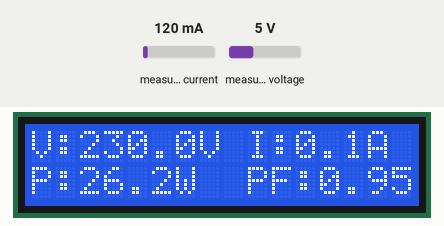
Bench run of a sketch on a simulated ESP8266 (NodeMCU). On the bench: 16×2 character LCD. Inputs (shaded band) come from the test bench; at power-on: measured current 120 mA, measured voltage 5 V. WiFi joins after 1.5 s; servers stay silent unless stated; uploads are accepted with an empty reply; what the sketch prints to the serial monitor is not drawn.

Above: at 4.7 s.
At 12.0 s:
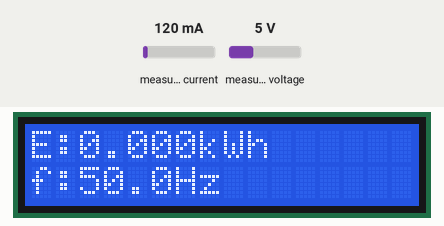
12.1 s: measured current set to 40 mA
At 17.7 s:
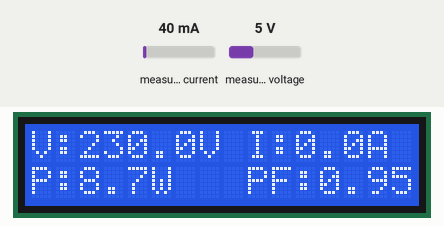
Timing chart, 0 to 19.2 s (numbered marks = the images above; inputs shaded):
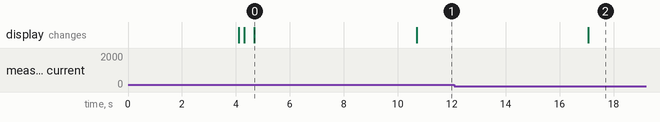

The sketch:

pzem04_sensor_with_esp8266.ino
```cpp
#include <PZEM004Tv30.h>
#include <SoftwareSerial.h>
#include <Wire.h>
#include <LiquidCrystal_I2C.h>

#include <Arduino.h>
#include <ESP8266WiFi.h>
#include "HTTPSRedirect.h"

#define PZEM_RX_PIN D4
#define PZEM_TX_PIN D5

SoftwareSerial pzemSWSerial(PZEM_RX_PIN, PZEM_TX_PIN);
PZEM004Tv30 pzem(pzemSWSerial);


// LCD setup
LiquidCrystal_I2C lcd(0x27, 16, 2);


// Enter network credentials:
const char* ssid     = "Xiaomi13T";
const char* password = "12345678";

// Enter Google Script Deployment ID:
const char *GScriptId = "AKfycbylFqq8uddEQq1i7tpOkd4KV2NwidQvJhTj1YsganWZj5MIBgMlxnsPXoSoegNpUrqq";

// Enter command (insert_row or append_row) and your Google Sheets sheet name (default is Sheet1):
String payload_base =  "{\"command\": \"insert_row\", \"sheet_name\": \"Sheet1\", \"values\": ";
String payload = "";

// Google Sheets setup (do not edit)
const char* host = "script.google.com";
const int httpsPort = 443;

String url = String("/macros/s/") + GScriptId + "/exec";
HTTPSRedirect* client = nullptr;


void setup() {
  Serial.begin(115200);
  Serial.println('\n');
  Serial.println("System initialized");
 lcd.init();
  lcd.backlight();

  lcd.setCursor(0, 0);
  lcd.print("PZEM Energy");
  lcd.setCursor(0, 1);
  lcd.print("Meter");
  delay(2000);

  WiFi.begin(ssid, password);
  Serial.print("Connecting to ");
  Serial.print(ssid); Serial.println(" ...");

  while (WiFi.status() != WL_CONNECTED) {
    delay(1000);
    Serial.print(".");
  }
  Serial.println('\n');
  Serial.println("Connection established!");
  Serial.print("IP address:\t");
  Serial.println(WiFi.localIP());

  // Use HTTPSRedirect class to create a new TLS connection
  client = new HTTPSRedirect(httpsPort);
  client->setInsecure();
  client->setPrintResponseBody(true);
  client->setContentTypeHeader("application/json");

  Serial.print("Connecting to ");
  Serial.println(host);
    lcd.clear();
    lcd.setCursor(0, 0);
    lcd.print("Connecting to");
  // Try to connect for a maximum of 5 times
  bool flag = false;
  for (int i=0; i<5; i++){
    int retval = client->connect(host, httpsPort);
    if (retval == 1){
       flag = true;
       Serial.println("Connected");
         lcd.clear();
    lcd.setCursor(0, 0);
    lcd.print("Connected");
       break;
    }
    else
      Serial.println("Connection failed. Retrying...");
  }
  if (!flag){
    Serial.print("Could not connect to server: ");
    Serial.println(host);
    return;
  }
  delete client;    // delete HTTPSRedirect object
  client = nullptr; // delete HTTPSRedirect object


}


void loop() {
  float voltage = pzem.voltage();
  float current = pzem.current();
  float power = pzem.power();
  float energy = pzem.energy();
  float frequency = pzem.frequency();
  float pf = pzem.pf();

  if (isnan(voltage) || isnan(current) || isnan(power) ||
      isnan(energy) || isnan(frequency) || isnan(pf)) {

    lcd.clear();
    lcd.setCursor(0, 0);
    lcd.print("PZEM Error");
    Serial.println("Error reading PZEM");
    delay(2000);
    return;
  }
updatesheet(voltage,current, power ,energy,frequency,pf);
  // Serial Monitor Output
  Serial.print("Voltage: "); Serial.print(voltage); Serial.println(" V");
  Serial.print("Current: "); Serial.print(current); Serial.println(" A");
  Serial.print("Power: "); Serial.print(power); Serial.println(" W");
  Serial.print("Energy: "); Serial.print(energy, 3); Serial.println(" kWh");
  Serial.print("Frequency: "); Serial.print(frequency, 1); Serial.println(" Hz");
  Serial.print("PF: "); Serial.println(pf);
  Serial.println();


 // ===== Screen 1 =====
    lcd.clear();

    lcd.setCursor(0,0);
    lcd.print("V:");
    lcd.print(voltage,1);
    lcd.print("V");
    lcd.setCursor(9,0);
    lcd.print("I:");
    lcd.print(current,1);
    lcd.print("A");
    lcd.setCursor(0,1);
    lcd.print("P:");
    lcd.print(power,1);
    lcd.print("W");
    lcd.setCursor(9,1);
    lcd.print("PF:");
    lcd.print(pf,2);

    delay(6000);

    // ===== Screen 2 =====
    lcd.clear();

    lcd.setCursor(0,0);
    lcd.print("E:");
    lcd.print(energy,3);
    lcd.print("kWh");

    lcd.setCursor(0,1);
    lcd.print("f:");
    lcd.print(frequency,1);
    lcd.print("Hz");

    delay(6000);

  }


void updatesheet(float voltage,float current, float power ,float energy,float frequency,float pf)

{


  static bool flag = false;
  if (!flag){
    client = new HTTPSRedirect(httpsPort);
    client->setInsecure();
    flag = true;
    client->setPrintResponseBody(true);
    client->setContentTypeHeader("application/json");
  }
  if (client != nullptr){
    if (!client->connected()){
      client->connect(host, httpsPort);
    }
  }
  else{
    Serial.println("Error creating client object!");
  }

  // Create json object string to send to Google Sheets
  payload = payload_base + "\"" + voltage + "," + current + "," + power+ "," + energy + "," + frequency +","+pf+ "\"}";

  // Publish data to Google Sheets
  Serial.println("Publishing data...");
  Serial.println(payload);
  if(client->POST(url, host, payload)){
    // do stuff here if publish was successful
  }
  else{
    // do stuff here if publish was not successful
    Serial.println("Error while connecting");
  }

  // a delay of several seconds is required before publishing again
  //delay(5000);
  }
```

DebugMacros.h
```cpp
// Variadic macros used to print information in de-bugging mode
// from LarryD, Arduino forum

#pragma once
// un-comment this line to print the debugging statements
//#define DEBUG

#ifdef DEBUG
  #define DPRINT(...)    Serial.print(__VA_ARGS__)
  #define DPRINTLN(...)  Serial.println(__VA_ARGS__)
#else
  // define blank line
  #define DPRINT(...)
  #define DPRINTLN(...)
#endif
```

HTTPSRedirect.cpp
```cpp
// (licence header left out)
#include "HTTPSRedirect.h"
#include "DebugMacros.h"

HTTPSRedirect::HTTPSRedirect(const int p=443) : _httpsPort(p){
  Init();
}

HTTPSRedirect::~HTTPSRedirect(){
}

void HTTPSRedirect::Init(void){
  _keepAlive = true;
  _printResponseBody = false;
  _maxRedirects = 10;
  _contentTypeHeader = "application/x-www-form-urlencoded";
}

// This is the main function which is similar to the method
// print() from WifiClient or WifiClientSecure
bool HTTPSRedirect::printRedir(void){
  unsigned int httpStatus;

  // Check if connection to host is alive
  if (!connected()){
    Serial.println("Error! Not connected to host.");
    return false;
  }

  // Clear the input stream of any junk data before making the request
  while(available())
    read();

  // Create HTTP/1.1 compliant request string
  // HTTP/1.1 complaint request packet must exist

  DPRINTLN(_Request);

  // Make the actual HTTPS request using the method
  // print() from the WifiClientSecure class
  // Make sure the input stream is cleared (as above) before making the call
  print(_Request);

  // Read HTTP Response Status lines
  while (connected()) {

    httpStatus = getResponseStatus();

    // Only some HTTP response codes are checked for
    // http://www.restapitutorial.com/httpstatuscodes.html
    switch (httpStatus){
      // Success. Fetch final response body
      case 200:
      case 201:
        {
          // final header is discarded
          fetchHeader();

          #ifdef EXTRA_FNS
          printHeaderFields();
          #endif

          if (_hF.transferEncoding == "chunked")
            fetchBodyChunked();
          else
            fetchBodyUnChunked(_hF.contentLength);

          return true;
        }
        break;

      case 301:
      case 302:
        {
          // Get re-direction URL from the 'Location' field in the header
          if (getLocationURL()){
            //stop(); // may not be required

            _myResponse.redirected = true;

            // Make a new connection to the re-direction server
            if (!connect(_redirHost.c_str(), _httpsPort)) {
              Serial.println("Connection to re-directed URL failed!");
              return false;
            }

            // Recursive call to the requested URL on the server
            return printRedir();

          }
          else{
            Serial.println("Unable to retrieve redirection URL!");
            return false;

          }
        }
        break;

      default:
        Serial.print("Error with request. Response status code: ");
        Serial.println(httpStatus);
        return false;
        break;
    } // end of switch

  }  // end of while

  return false;

}

// Create a HTTP GET request packet
// GET headers must be terminated with a "\r\n\r\n"
// http://stackoverflow.com/questions/6686261/what-at-the-bare-minimum-is-required-for-an-http-request
void HTTPSRedirect::createGetRequest(const String& url, const char* host){
  _Request =  String("GET ") + url + " HTTP/1.1\r\n" +
                          "Host: " + host + "\r\n" +
                          "User-Agent: ESP8266\r\n" +
                          (_keepAlive ? "" : "Connection: close\r\n") +
                          "\r\n\r\n";

  return;
}

// Create a HTTP POST request packet
// POST headers must be terminated with a "\r\n\r\n"
// POST requests have 1 single blank like between the end of the header fields and the body payload
void HTTPSRedirect::createPostRequest(const String& url, const char* host, const String& payload){
  // Content-Length is mandatory in POST requests
  // Body content will include payload and a newline character
  unsigned int len = payload.length() + 1;

  _Request =  String("POST ") + url + " HTTP/1.1\r\n" +
                          "Host: " + host + "\r\n" +
                          "User-Agent: ESP8266\r\n" +
                          (_keepAlive ? "" : "Connection: close\r\n") +
                          "Content-Type: " + _contentTypeHeader + "\r\n" +
                          "Content-Length: " + len + "\r\n" +
                          "\r\n" +
                          payload +
                          "\r\n\r\n";

  return;
}


bool HTTPSRedirect::getLocationURL(void){

  bool flag;

  // Keep reading from the input stream till we get to
  // the location field in the header
  flag = find("Location: ");

  if (flag){
    // Skip URI protocol (http, https, etc. till '//')
    // This assumes that the location field will be containing
    // a URL of the form: http<s>://<hostname>/<url>
    readStringUntil('/');
    readStringUntil('/');
    // get hostname
    _redirHost = readStringUntil('/');
    // get remaining url
    _redirUrl = String('/') + readStringUntil('\n');
  }
  else{
    DPRINT("No valid 'Location' field found in header!");
  }

  // Create a GET request for the new location
  createGetRequest(_redirUrl, _redirHost.c_str());

  DPRINT("_redirHost: ");
  DPRINTLN(_redirHost);
  DPRINT("_redirUrl: ");
  DPRINTLN(_redirUrl);

  return flag;
}

void HTTPSRedirect::fetchHeader(void){
  String line = "";
  int pos = -1;
  int pos2 = -1;
  int pos3 = -1;

  _hF.transferEncoding = "";
  _hF.contentLength = 0;

  #ifdef EXTRA_FNS
  _hF.contentType = "";
  #endif

  while (connected()) {
    line = readStringUntil('\n');

    DPRINTLN(line);

    // HTTP headers are terminated by a CRLF ('\r\n')
    // Hence the final line will contain only '\r'
    // since we have already till the end ('\n')
    if (line == "\r")
      break;

    if (pos < 0){
      pos = line.indexOf("Transfer-Encoding: ");
      if (!pos)
        // get string & remove trailing '\r' character to facilitate string comparisons
        _hF.transferEncoding = line.substring(19, line.length()-1);
    }
    if (pos2 < 0){
      pos2 = line.indexOf("Content-Length: ");
      if (!pos2)
        _hF.contentLength = line.substring(16).toInt();
    }
    #ifdef EXTRA_FNS
    if (pos3 < 0){
      pos3 = line.indexOf("Content-Type: ");
      if (!pos3)
        // get string & remove trailing '\r' character to facilitate string comparisons
        _hF.contentType = line.substring(14, line.length()-1);
    }
    #endif

  }

  return;
}

void HTTPSRedirect::fetchBodyUnChunked(unsigned len){
  String line;
  DPRINTLN("Body:");

  while ((connected()) && (len > 0)) {
    line = readStringUntil('\n');
    len -= line.length();
    // Content length will include all '\n' terminating characters
    // Decrement once more to account for the '\n' line ending character
    --len;

    if (_printResponseBody)
      Serial.println(line);

    _myResponse.body += line;
    _myResponse.body += '\n';

  }
}

// Ref: http://mihai.ibanescu.net/chunked-encoding-and-python-requests
// http://fssnip.net/2t
void HTTPSRedirect::fetchBodyChunked(void){
  String line;
  int chunkSize;

  while (connected()){
    line = readStringUntil('\n');

    // Skip any empty lines
    if (line == "\r")
      continue;

    // Chunk sizes are in hexadecimal so convert to integer
    chunkSize = (uint32_t) strtol((const char *) line.c_str(), NULL, 16);
    DPRINT("Chunk Size: ");
    DPRINTLN(chunkSize);

    // Terminating chunk is of size 0
    if (chunkSize == 0)
      break;

    while (chunkSize > 0){
      line = readStringUntil('\n');
      if (_printResponseBody)
        Serial.println(line);

      _myResponse.body += line;
      _myResponse.body += '\n';

      chunkSize -= line.length();
      // The line above includes the '\r' character
      // which is not part of chunk size, so account for it
      --chunkSize;
    }

    // Skip over chunk trailer

  }

  return;

}

unsigned int HTTPSRedirect::getResponseStatus(void){
  // Read response status line
  // ref: https://www.tutorialspoint.com/http/http_responses.htm

  unsigned int statusCode;
  String reasonPhrase;
  String line;

  unsigned int pos = -1;
  unsigned int pos2 = -1;

  // Skip any empty lines
  do{
    line = readStringUntil('\n');
  }while(line.length() == 0);

  pos = line.indexOf("HTTP/1.1 ");
  pos2 = line.indexOf(" ", 9);

  if (!pos){
    statusCode = line.substring(9, pos2).toInt();
    reasonPhrase = line.substring(pos2+1, line.length()-1);
  }
  else{
    DPRINTLN("Error! No valid Status Code found in HTTP Response.");
    statusCode = 0;
    reasonPhrase = "";
  }

  _myResponse.statusCode = statusCode;
  _myResponse.reasonPhrase = reasonPhrase;

  DPRINT("Status code: ");
  DPRINTLN(statusCode);
  DPRINT("Reason phrase: ");
  DPRINTLN(reasonPhrase);

  return statusCode;
}

bool HTTPSRedirect::GET(const String& url, const char* host){
  return GET(url, host, _printResponseBody);
}

bool HTTPSRedirect::GET(const String& url, const char* host, const bool& disp){
  bool retval;
  bool oldval;

  // set _printResponseBody temporarily to argument passed
  oldval = _printResponseBody;
  _printResponseBody = disp;

  // redirected Host and Url need to be initialized in case a
  // reConnectFinalEndpoint() request is made after an initial request
  // which did not have redirection
  _redirHost = host;
  _redirUrl = url;

  InitResponse();

  // Create request packet
  createGetRequest(url, host);

  // Calll request handler
  retval = printRedir();

  _printResponseBody = oldval;
  return retval;
}

bool HTTPSRedirect::POST(const String& url, const char* host, const String& payload){
  return POST(url, host, payload, _printResponseBody);
}

bool HTTPSRedirect::POST(const String& url, const char* host, const String& payload, const bool& disp){
  bool retval;
  bool oldval;

  // set _printResponseBody temporarily to argument passed
  oldval = _printResponseBody;
  _printResponseBody = disp;

  // redirected Host and Url need to be initialized in case a
  // reConnectFinalEndpoint() request is made after an initial request
  // which did not have redirection
  _redirHost = host;
  _redirUrl = url;

  InitResponse();

  // Create request packet
  createPostRequest(url, host, payload);

  // Call request handler
  retval = printRedir();

  _printResponseBody = oldval;
  return retval;
}

void HTTPSRedirect::InitResponse(void){
  // Init response data
  _myResponse.body = "";
  _myResponse.statusCode = 0;
  _myResponse.reasonPhrase = "";
  _myResponse.redirected = false;
}

int HTTPSRedirect::getStatusCode(void){
  return _myResponse.statusCode;
}

String HTTPSRedirect::getReasonPhrase(void){
  return _myResponse.reasonPhrase;
}

String HTTPSRedirect::getResponseBody(void){
  return _myResponse.body;
}

void HTTPSRedirect::setPrintResponseBody(bool disp){
  _printResponseBody = disp;
}

void HTTPSRedirect::setMaxRedirects(const unsigned int n){
  _maxRedirects = n;  // to-do: use this in code above
}

void HTTPSRedirect::setContentTypeHeader(const char *type){
  _contentTypeHeader = type;
}

#ifdef OPTIMIZE_SPEED
bool HTTPSRedirect::reConnectFinalEndpoint(void){
  // disconnect if connection already exists
  if (connected())
    stop();

  DPRINT("_redirHost: ");
  DPRINTLN(_redirHost);
  DPRINT("_redirUrl: ");
  DPRINTLN(_redirUrl);

  // Connect to stored final endpoint
  if (!connect(_redirHost.c_str(), _httpsPort)) {
    DPRINTLN("Connection to final URL failed!");
    return false;
  }

  // Valid request packed must already be
  // present at this point in the member variable _Request
  // from the previous GET() or POST() request

  // Make call to final endpoint
  return printRedir();
}
#endif

#ifdef EXTRA_FNS
void HTTPSRedirect::fetchBodyRaw(void){
  String line;

  while (connected()){
    line = readStringUntil('\n');
    if (_printResponseBody)
      Serial.println(line);

    _myResponse.body += line;
    _myResponse.body += '\n';
  }
}

void HTTPSRedirect::printHeaderFields(void){
  DPRINT("Transfer Encoding: ");
  DPRINTLN(_hF.transferEncoding);
  DPRINT("Content Length: ");
  DPRINTLN(_hF.contentLength);
  DPRINT("Content Type: ");
  DPRINTLN(_hF.contentType);
}
#endif
```

Source omitted: HTTPSRedirect.h (2047 bytes)

Measured:
- after the input at 12.1 s, the display: changes after 5.0 s (image 2)
- what the display in image 0 shows lasts 6.0 s, from 4.7 s to 10.7 s
